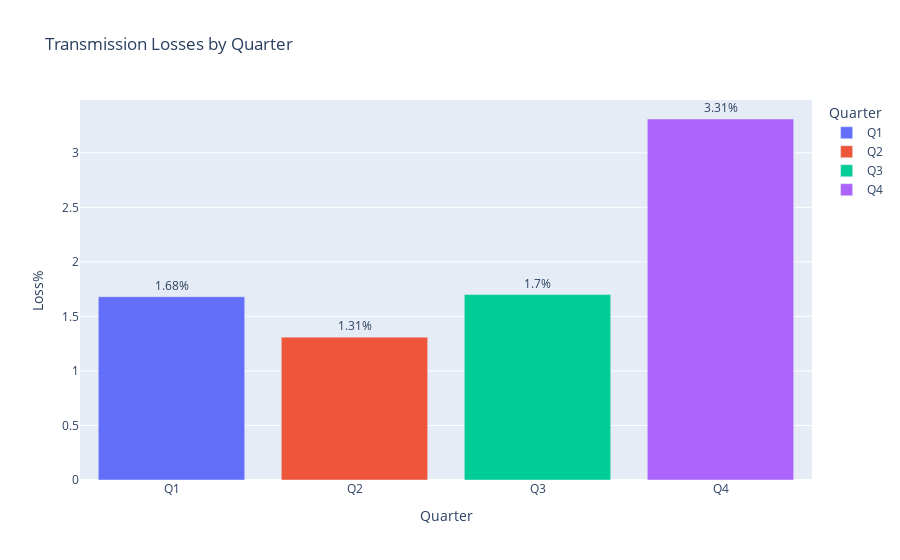

The cell this chart's notebook holds for it:
### Code cell
loss_data = {
    'Quarter': ['Q1','Q2','Q3','Q4'],
    'Loss%': [1.68,1.31,1.70,3.31]
}

fig = px.bar(loss_data, x='Quarter', y='Loss%',
            title="Transmission Losses by Quarter",
            color='Quarter')
fig.update_traces(texttemplate='%{y}%', textposition='outside')

### Figure 1 — Plotly figure (JSON) as saved in the notebook; plotly's stock layout.template omitted (floating-point values rounded to 4 significant figures)
{"data": [{"hovertemplate": "Quarter=%{x}<br>Loss%=%{y}<extra></extra>", "legendgroup": "Q1", "marker": {"color": "#636efa", "pattern": {"shape": ""}}, "name": "Q1", "orientation": "v", "showlegend": true, "textposition": "outside", "texttemplate": "%{y}%", "type": "bar", "x": ["Q1"], "xaxis": "x", "y": [1.68], "yaxis": "y"}, {"hovertemplate": "Quarter=%{x}<br>Loss%=%{y}<extra></extra>", "legendgroup": "Q2", "marker": {"color": "#EF553B", "pattern": {"shape": ""}}, "name": "Q2", "orientation": "v", "showlegend": true, "textposition": "outside", "texttemplate": "%{y}%", "type": "bar", "x": ["Q2"], "xaxis": "x", "y": [1.31], "yaxis": "y"}, {"hovertemplate": "Quarter=%{x}<br>Loss%=%{y}<extra></extra>", "legendgroup": "Q3", "marker": {"color": "#00cc96", "pattern": {"shape": ""}}, "name": "Q3", "orientation": "v", "showlegend": true, "textposition": "outside", "texttemplate": "%{y}%", "type": "bar", "x": ["Q3"], "xaxis": "x", "y": [1.7], "yaxis": "y"}, {"hovertemplate": "Quarter=%{x}<br>Loss%=%{y}<extra></extra>", "legendgroup": "Q4", "marker": {"color": "#ab63fa", "pattern": {"shape": ""}}, "name": "Q4", "orientation": "v", "showlegend": true, "textposition": "outside", "texttemplate": "%{y}%", "type": "bar", "x": ["Q4"], "xaxis": "x", "y": [3.31], "yaxis": "y"}], "layout": {"barmode": "relative", "legend": {"title": {"text": "Quarter"}, "tracegroupgap": 0}, "title": {"text": "Transmission Losses by Quarter"}, "xaxis": {"anchor": "y", "categoryarray": ["Q1", "Q2", "Q3", "Q4"], "categoryorder": "array", "domain": [0, 1], "title": {"text": "Quarter"}}, "yaxis": {"anchor": "x", "domain": [0, 1], "title": {"text": "Loss%"}}}}
